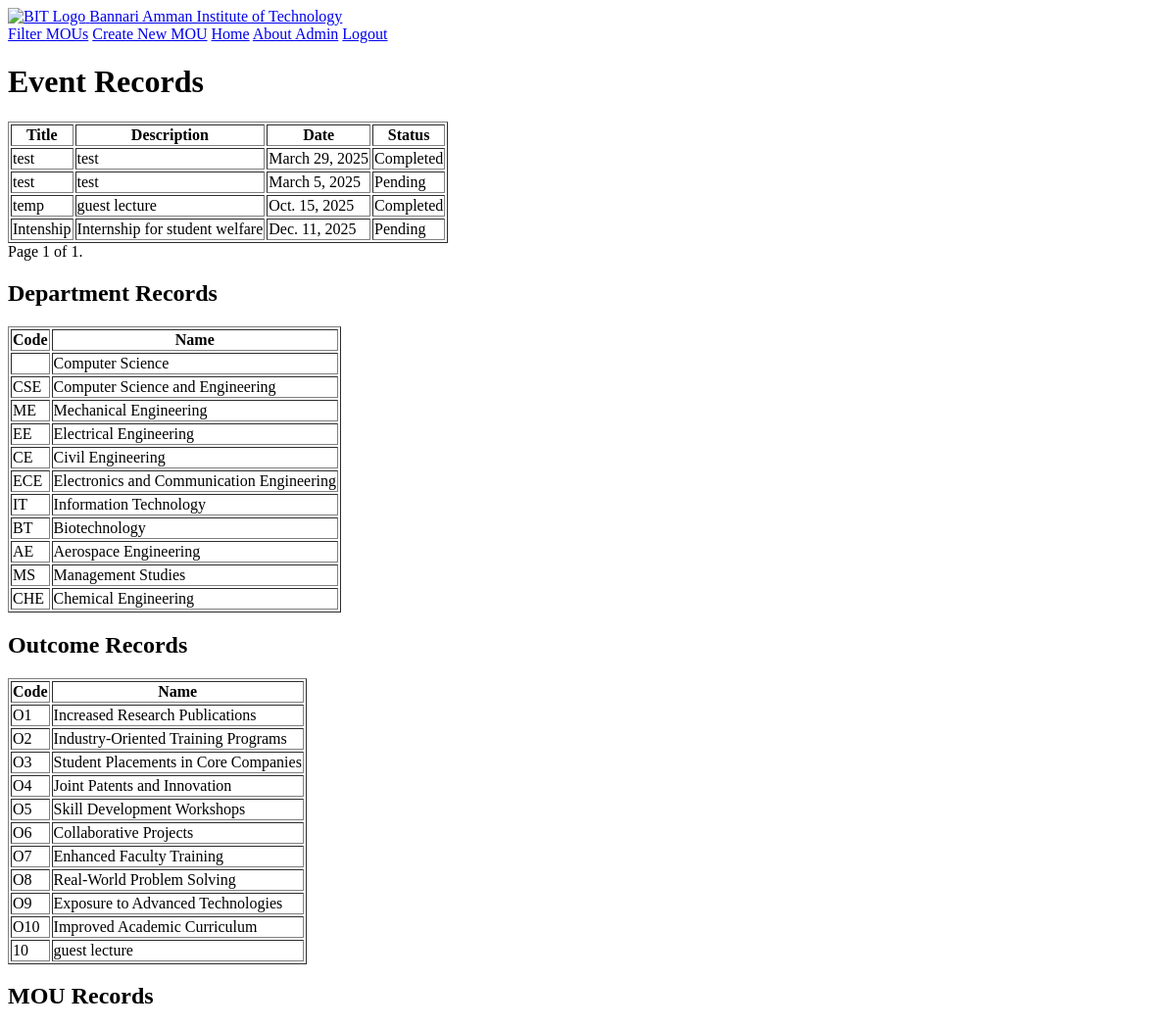
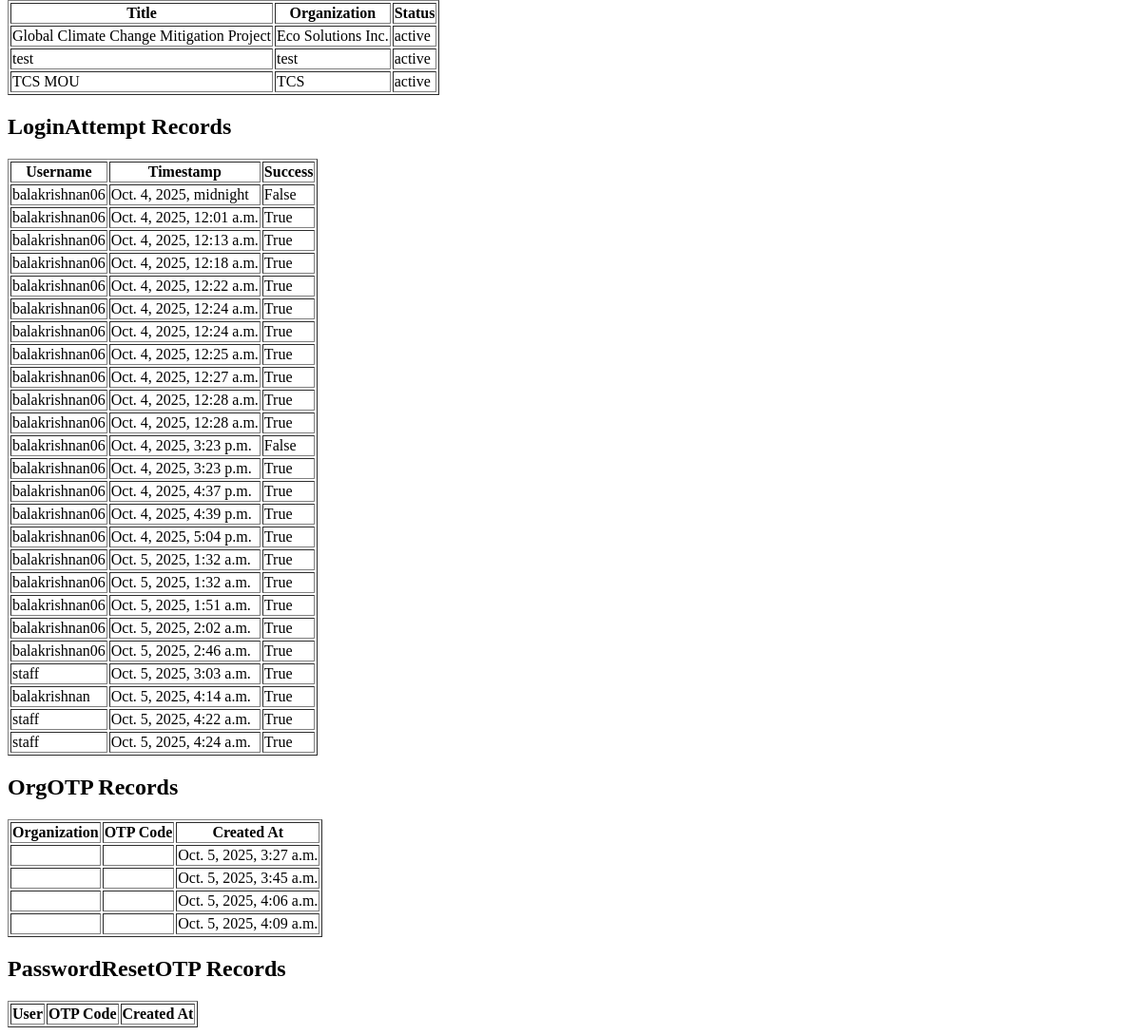
The app's page /show-database/ (signed in), older data (2 pictures, top to bottom).
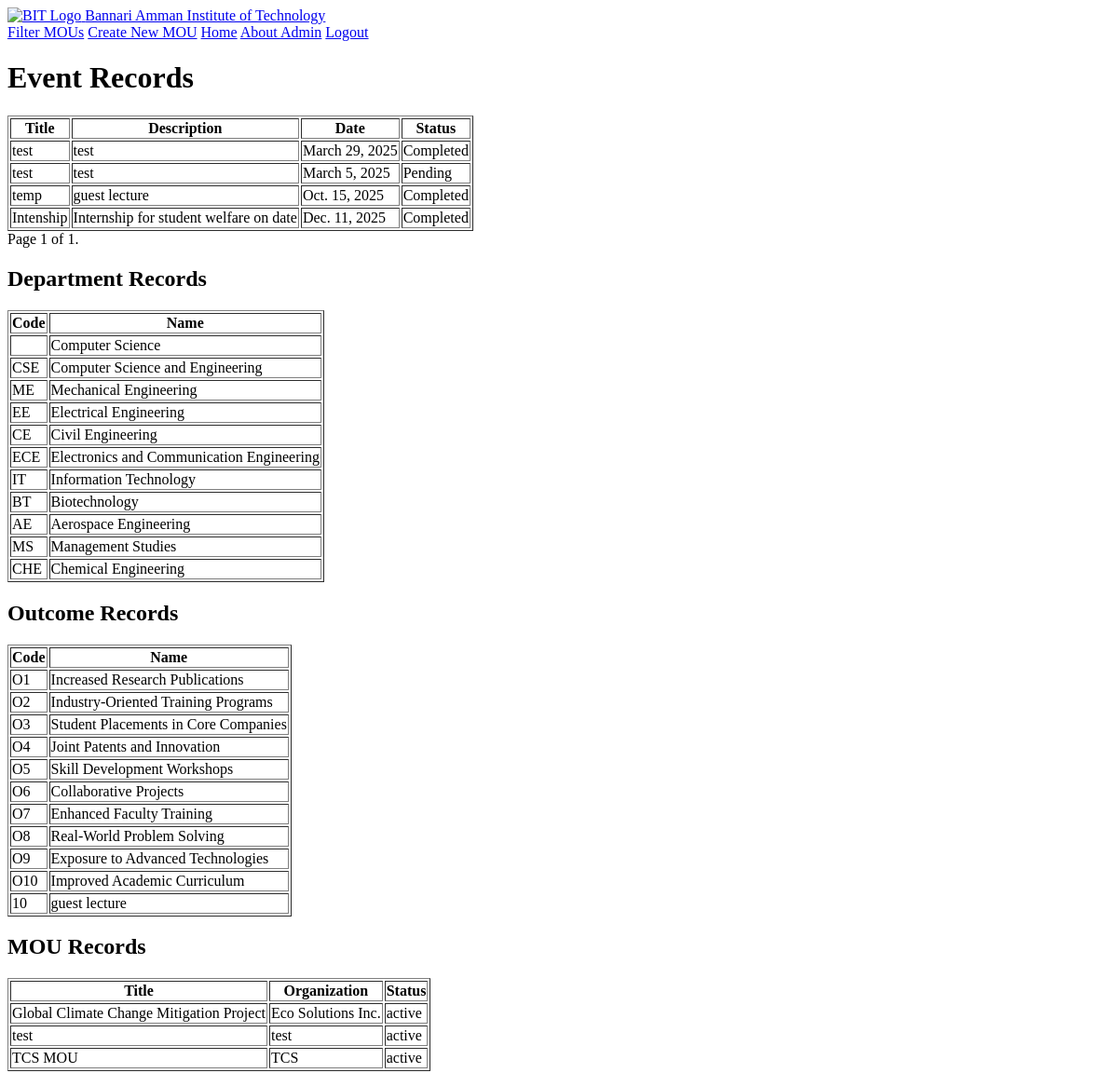
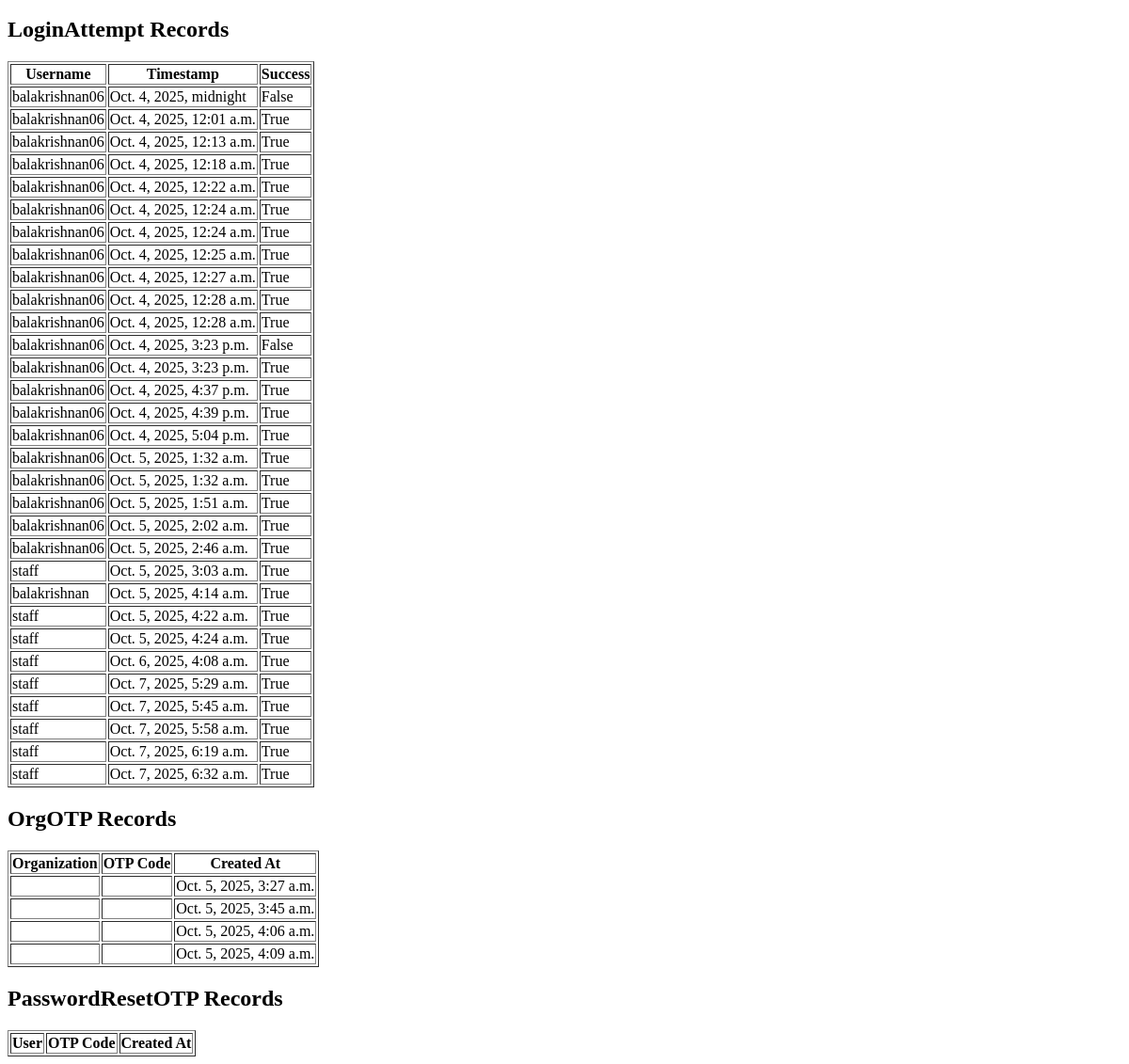
The same page, newer data (2 pictures, top to bottom).
### mou/models.py (models this page shows, shortened)
class Event(models.Model):
    mou = models.ForeignKey('MOU', on_delete=models.CASCADE, related_name='events')
    title = models.CharField(max_length=255)
    description = models.TextField()
    date = models.DateField()
    status = models.CharField(
        max_length=50,
        choices=[
            ('Pending', 'Pending'),
            ('Completed', 'Completed'),
        ],
        default='Pending'
    )

class Department(models.Model):
    code = models.CharField(max_length=10, unique=True)
    name = models.CharField(max_length=100)

class Outcome(models.Model):
    code = models.CharField(max_length=10, unique=True)
    name = models.CharField(max_length=100)

class MOU(models.Model):
    title = models.CharField(max_length=255)
    organization_name = models.CharField(max_length=255, blank=True, null=True)
    department_choices = [
        ('cse', 'Computer Science and Engineering'),
        ('it', 'Information Technology'),
        ('ece', 'Electronics and Communication Engineering'),
        ('mech', 'Mechanical Engineering'),
        ('civil', 'Civil Engineering'),
    ]
    department = models.ManyToManyField('Department', related_name='mous')
    start_date = models.DateField()
    end_date = models.DateField()
    document = models.FileField(upload_to='mou_documents/', blank=True, null=True)
    status_choices = [
        ('draft', 'Draft'),
        ('active', 'Active'),
        ('expired', 'Expired'),
    ]
    status = models.CharField(max_length=20, choices=status_choices, default='draft')
    mou_coordinator_name = models.CharField(max_length=100, blank=True, null=True)
    mou_coordinator_mobile = models.CharField(max_length=15, blank=True, null=True)
    mou_coordinator_email = models.EmailField(blank=True, null=True)
    staff_coordinator_name = models.CharField(max_length=100, blank=True, null=True)
    staff_coordinator_mobile = models.CharField(max_length=15, blank=True, null=True)
    staff_coordinator_email = models.EmailField(blank=True, null=True)
    outcome_choices = [
        ('placement', 'Placement'),
        ('iv', 'Industrial Visit'),
        ('workshop', 'Workshop'),
        ('research', 'Research Collaboration'),
        ('internship', 'Internship'),
    ]
    outcome = models.ManyToManyField(Outcome, related_name='mous')
    payment_paid = models.DecimalField(max_digits=10, decimal_places=2, default=0.00)

class LoginAttempt(models.Model):
    username = models.CharField(max_length=150)
    success = models.BooleanField(default=False)
    timestamp = models.DateTimeField(auto_now_add=True)
    ip_address = models.GenericIPAddressField(null=True, blank=True)

class OrgOTP(models.Model):
    email = models.EmailField()
    code = models.CharField(max_length=10)
    created_at = models.DateTimeField(auto_now_add=True)
    expires_at = models.DateTimeField()
    used = models.BooleanField(default=False)

### mou/views.py (the view)
# urls.py: path('show-database/', views.show_database, name='show_database'),
@login_required
def show_database(request):
    records = Event.objects.all()
    records1 = Department.objects.all()
    records2 = Outcome.objects.all()
    records3 = MOU.objects.all()
    records4 = LoginAttempt.objects.all()
    records5 = OrgOTP.objects.all()
    records6 = PasswordResetOTP.objects.all()
    paginator = Paginator(records, 100)  # Show 10 records per page
    page_number = request.GET.get('page')  # Get the page number from the request
    page_obj = paginator.get_page(page_number)
    return render(request, 'mou/show_database.html', {
        'records': page_obj,
        'records1': records1,
        'records2': records2,
        'records3': records3,
        'records4': records4,
        'records5': records5,
        'records6': records6,
    })

### mou/templates/mou/show_database.html (shortened to what this page needs)
<!DOCTYPE html>
<html lang="en">
<head>
</head>
<body>
    {% include 'mou/_navbar.html' %}
    <h1>Event Records</h1>
    <table border="1">
        <thead>
            <tr>
                <th>Title</th>
                <th>Description</th>
                <th>Date</th>
                <th>Status</th>
            </tr>
        </thead>
        <tbody>
            {% for record in records %}
                <tr>
                    <td>{{ record.title }}</td>
                    <td>{{ record.description }}</td>
                    <td>{{ record.date }}</td>
                    <td>{{ record.status }}</td>
                </tr>
            {% endfor %}
        </tbody>
    </table>
    <div>
        <span class="step-links">
            <span class="current">
                Page {{ records.number }} of {{ records.paginator.num_pages }}.
            </span>
        </span>
    </div>
    <h2>Department Records</h2>
    <table border="1">
        <thead>
            <tr>
                <th>Code</th>
                <th>Name</th>
            </tr>
        </thead>
        <tbody>
            {% for record in records1 %}
                <tr>
                    <td>{{ record.code }}</td>
                    <td>{{ record.name }}</td>
                </tr>
            {% endfor %}
        </tbody>
    </table>
    <h2>Outcome Records</h2>
    <table border="1">
        <thead>
            <tr>
                <th>Code</th>
                <th>Name</th>
            </tr>
        </thead>
        <tbody>
            {% for record in records2 %}
                <tr>
                    <td>{{ record.code }}</td>
                    <td>{{ record.name }}</td>
                </tr>
            {% endfor %}
        </tbody>
    </table>
    <h2>MOU Records</h2>
    <table border="1">
        <thead>
            <tr>
                <th>Title</th>
                <th>Organization</th>
                <th>Status</th>
            </tr>
        </thead>
        <tbody>
            {% for record in records3 %}
                <tr>
                    <td>{{ record.title }}</td>
                    <td>{{ record.organization_name }}</td>
                    <td>{{ record.status }}</td>
                </tr>
            {% endfor %}
        </tbody>
    </table>
    <h2>LoginAttempt Records</h2>
    <table border="1">
        <thead>
            <tr>
                <th>Username</th>
                <th>Timestamp</th>
                <th>Success</th>
            </tr>
        </thead>
        <tbody>
            {% for record in records4 %}
                <tr>
                    <td>{{ record.username }}</td>
                    <td>{{ record.timestamp }}</td>
                    <td>{{ record.success }}</td>
                </tr>
            {% endfor %}
        </tbody>
    </table>
    <h2>OrgOTP Records</h2>
    <table border="1">
        <thead>
            <tr>
                <th>Organization</th>
                <th>OTP Code</th>
                <th>Created At</th>
            </tr>
        </thead>
        <tbody>
            {% for record in records5 %}
                <tr>
                    <td>{{ record.organization.name }}</td>
                    <td>{{ record.otp_code }}</td>
                    <td>{{ record.created_at }}</td>
                </tr>
            {% endfor %}
        </tbody>
    </table>
    <h2>PasswordResetOTP Records</h2>
    <table border="1">
        <thead>
            <tr>
                <th>User</th>
                <th>OTP Code</th>
                <th>Created At</th>
            </tr>
        </thead>
    </table>
</body>
</html>

Row changes from the older to the newer data that the page shows:
changed Event "Intenship": description "Internship for student welfare" → "Internship for student welfare on date"; status "Pending" → "Completed"
added LoginAttempt: username "staff", timestamp "Oct. 6, 2025, 4:08 a.m.", success "True"
added LoginAttempt: username "staff", timestamp "Oct. 7, 2025, 5:29 a.m.", success "True"
added LoginAttempt: username "staff", timestamp "Oct. 7, 2025, 5:45 a.m.", success "True"
added LoginAttempt: username "staff", timestamp "Oct. 7, 2025, 5:58 a.m.", success "True"
added LoginAttempt: username "staff", timestamp "Oct. 7, 2025, 6:19 a.m.", success "True"
added LoginAttempt: username "staff", timestamp "Oct. 7, 2025, 6:32 a.m.", success "True"
